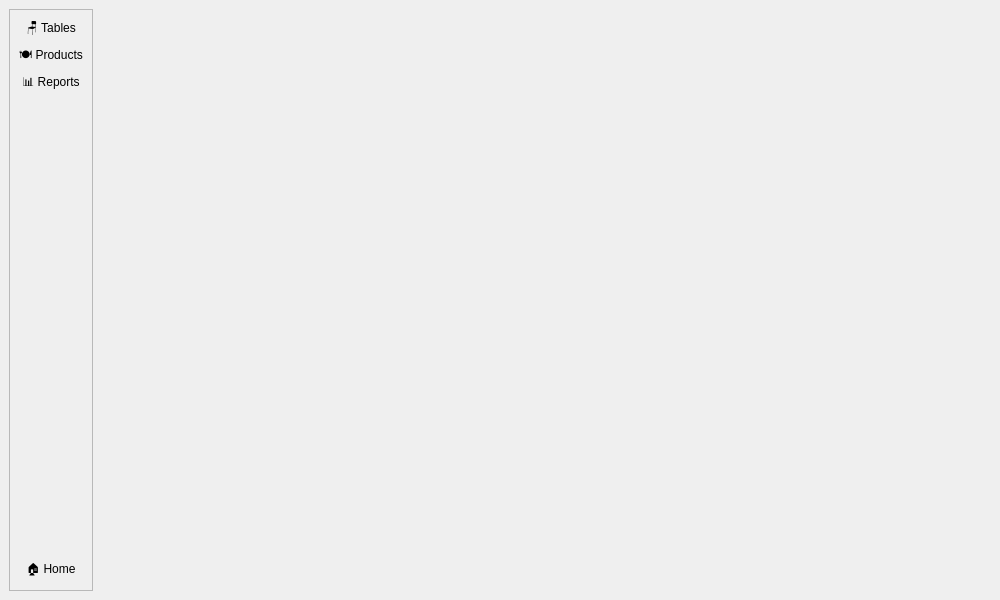
<?xml version="1.0" encoding="UTF-8"?>
<ui version="4.0">
 <class>MainWindow</class>
 <widget class="QMainWindow" name="MainWindow">
  <property name="geometry">
   <rect>
    <x>0</x>
    <y>0</y>
    <width>1000</width>
    <height>600</height>
   </rect>
  </property>
  <widget class="QWidget" name="centralwidget">
   <layout class="QHBoxLayout" name="layoutMain">
    <item>
     <widget class="QFrame" name="frameSideBar">
      <property name="frameShape">
       <enum>QFrame::Shape::StyledPanel</enum>
      </property>
      <layout class="QVBoxLayout" name="layoutSideBar">
       <item>
        <widget class="ClickableLabel" name="labelNavTables">
         <property name="text">
          <string>🪑 Tables</string>
         </property>
         <property name="alignment">
          <set>Qt::AlignmentFlag::AlignCenter</set>
         </property>
        </widget>
       </item>
       <item>
        <widget class="ClickableLabel" name="labelNavProducts">
         <property name="text">
          <string>🍽 Products</string>
         </property>
         <property name="alignment">
          <set>Qt::AlignmentFlag::AlignCenter</set>
         </property>
        </widget>
       </item>
       <item>
        <widget class="ClickableLabel" name="labelNavReports">
         <property name="text">
          <string>📊 Reports</string>
         </property>
         <property name="alignment">
          <set>Qt::AlignmentFlag::AlignCenter</set>
         </property>
        </widget>
       </item>
       <item>
        <spacer name="spacer1">
         <property name="orientation">
          <enum>Qt::Orientation::Vertical</enum>
         </property>
         <property name="sizeHint" stdset="0">
          <size>
           <width>0</width>
           <height>0</height>
          </size>
         </property>
        </spacer>
       </item>
       <item>
        <widget class="ClickableLabel" name="labelNavHome">
         <property name="text">
          <string>🏠 Home</string>
         </property>
         <property name="alignment">
          <set>Qt::AlignmentFlag::AlignCenter</set>
         </property>
        </widget>
       </item>
      </layout>
     </widget>
    </item>
    <item>
     <widget class="QStackedWidget" name="stackedPages">
      <widget class="QWidget" name="pageMenu">
       <layout class="QVBoxLayout" name="layoutMenu">
        <item>
         <widget class="QLabel" name="labelWelcome">
          <property name="styleSheet">
           <string>font-size: 20px; color: #444;</string>
          </property>
          <property name="text">
           <string/>
          </property>
          <property name="alignment">
           <set>Qt::AlignmentFlag::AlignCenter</set>
          </property>
         </widget>
        </item>
       </layout>
      </widget>
     </widget>
    </item>
   </layout>
  </widget>
 </widget>
 <customwidgets>
  <customwidget>
   <class>ClickableLabel</class>
   <extends>QLabel</extends>
   <header>clickablelabel.h</header>
  </customwidget>
 </customwidgets>
 <resources/>
 <connections/>
</ui>
